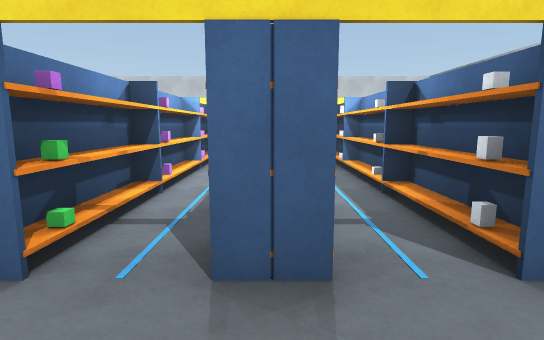
view 1 (above)

24 first-person views from a walk through a 3-D level made in the Unity game engine. The camera is 1.5 m above the floor, tilts 8° down and sees 80° across. The floor is counted in squares, 1 m on a side. Each view is taken from the middle of a square. On the plan, view 1 faces up. The plan holds only what a view shows up to about 15 squares ahead; the rest is blank. The player character is not drawn.

view 2
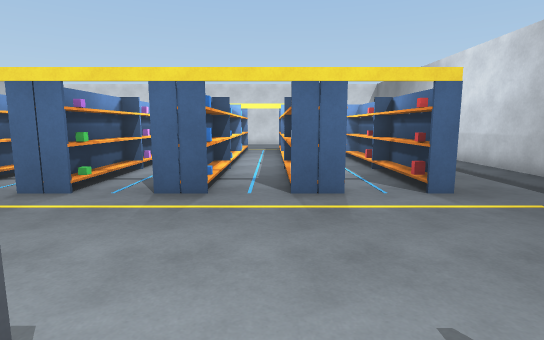

view 3
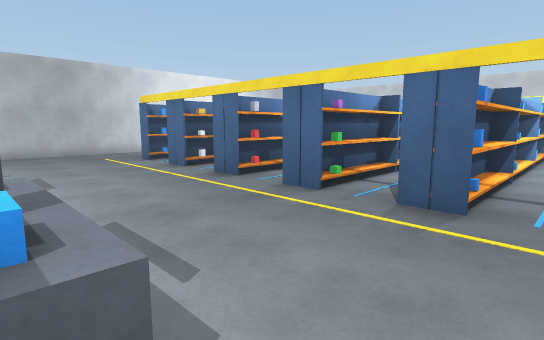

view 4
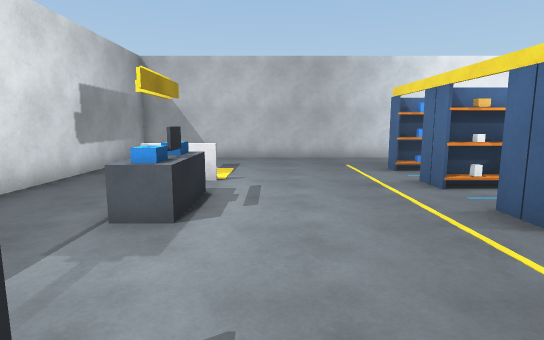

view 5
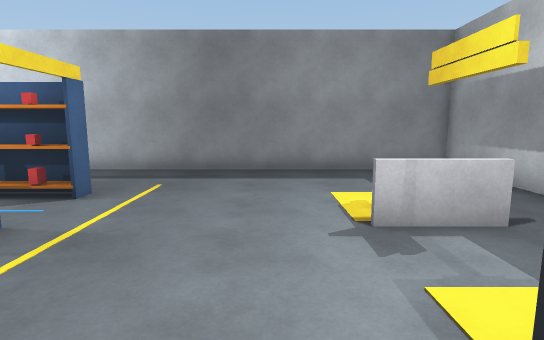

view 6
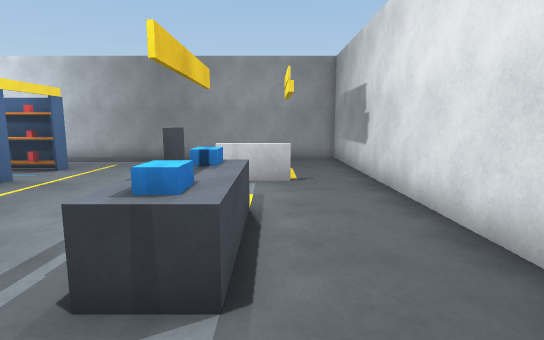

view 7
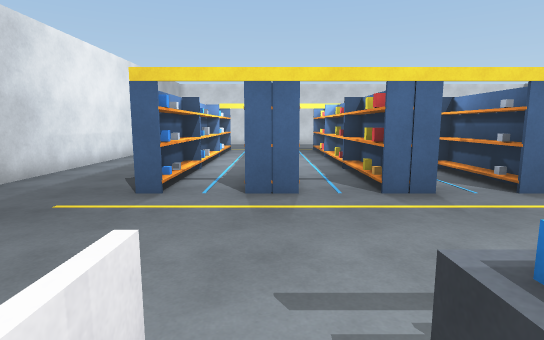

view 8
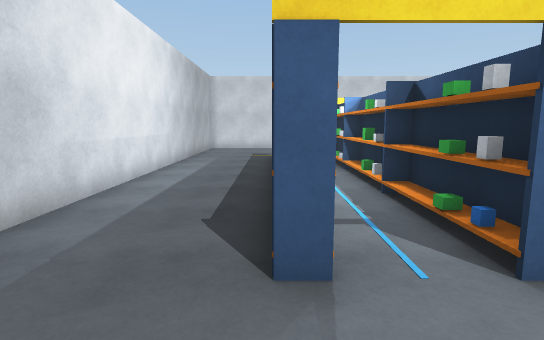

view 9
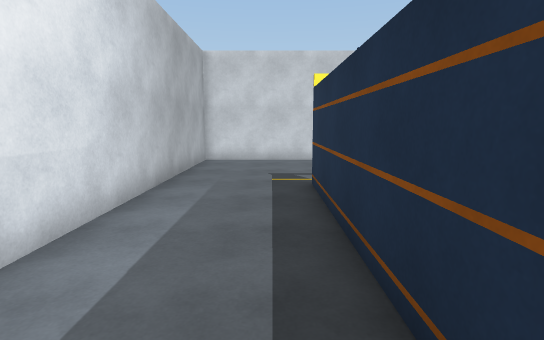

view 10
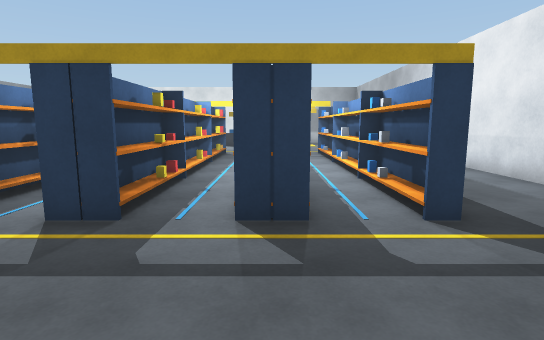

view 11
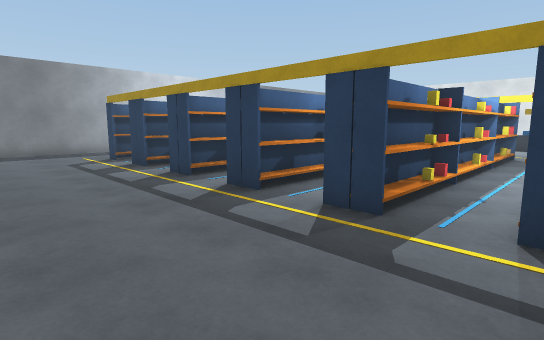

view 12
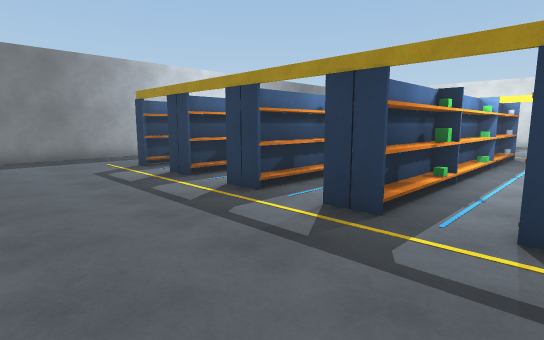

view 13
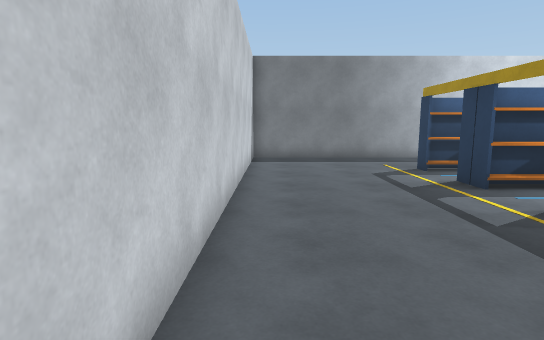

view 14
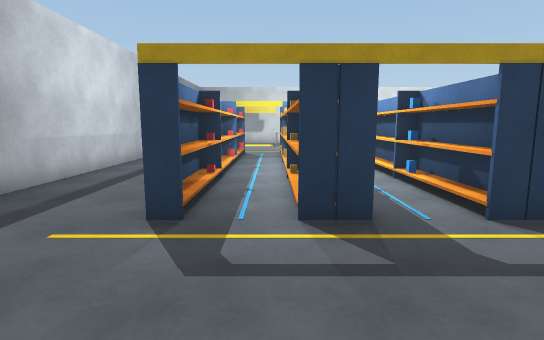

view 15
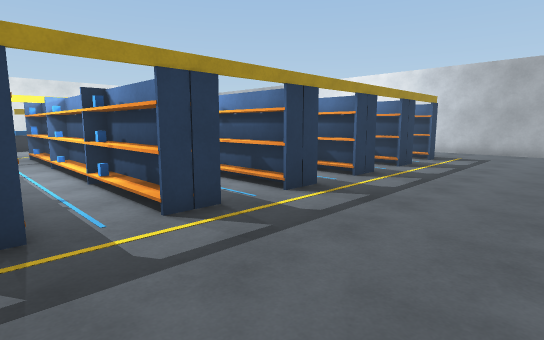

view 16
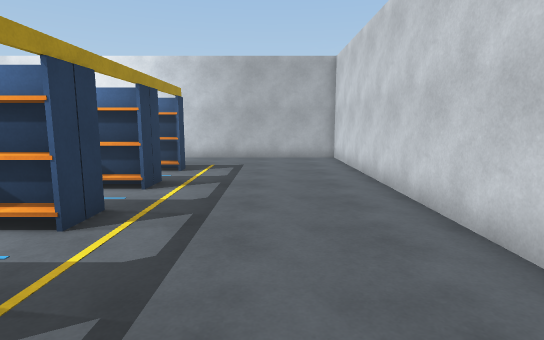

view 17
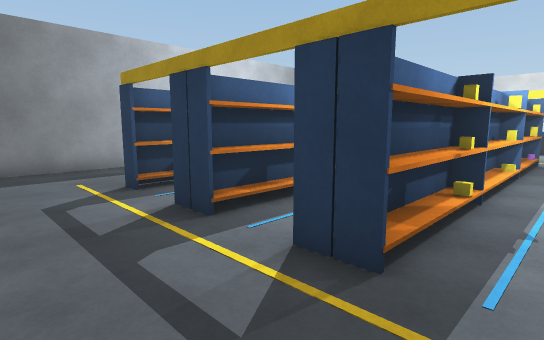

view 18
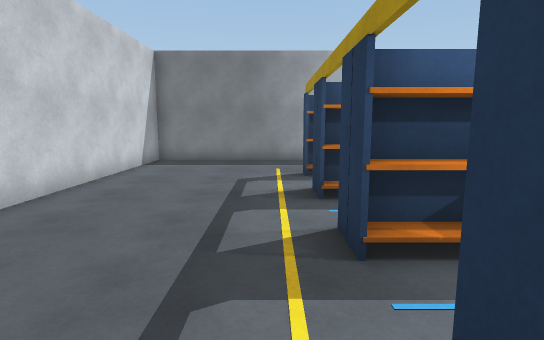

view 19
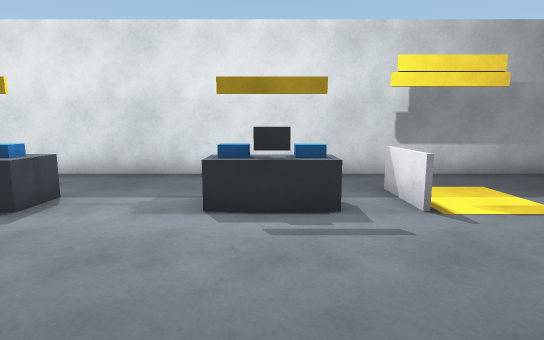

view 20
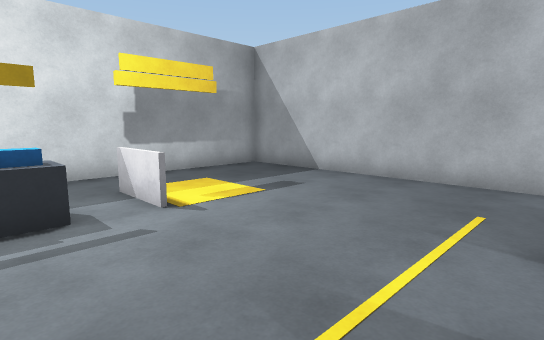

view 21
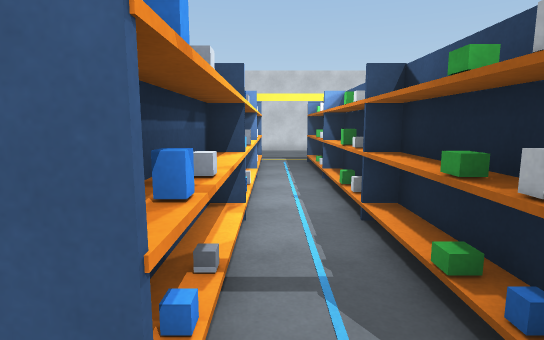

view 22
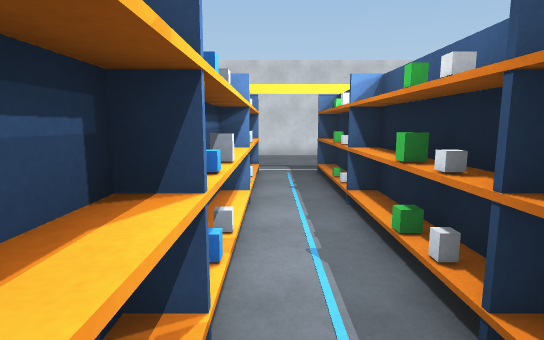

view 23
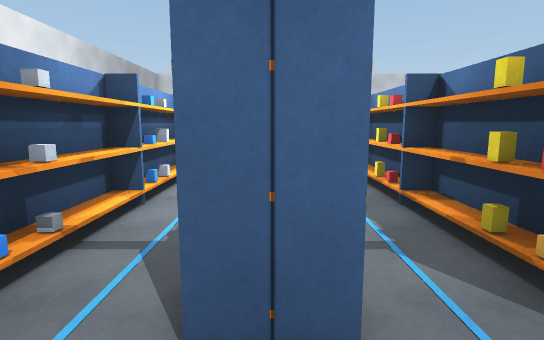

view 24
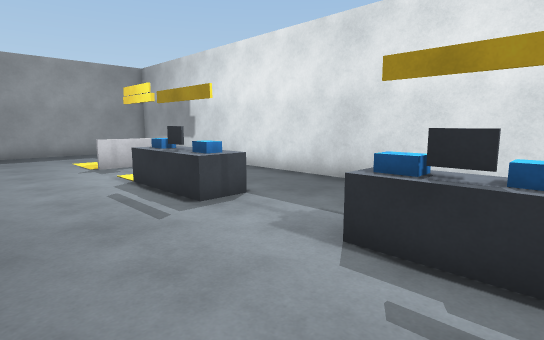

### Floor plan
Key: @ floor where view 1 was taken; # wall or solid block; . floor; O other object.
Columns run from 16 left of view 1 to 10 right of it. Each row starts with its distance up from view 1.
 21 ###########################
 20 #.........................#
 19 #.........................#
 18 #.........................#
 17 #.........................#
 16 #.........................#
 15 #...#..#..#..#..#..#..#...#
 14 #...#..#..#..#..#..#..#...#
 13 #...O..O..O..#..#..#..#...#
 12 #...O.. ..O..#..#..#..#...#
 11 #...#..#..#..#..#..#..# ..#
 10 #...#..#..#..#..#..#..# ..#
  9 #...O..O..O..#..#..#..# ..#
  8 #...O..O.. ..#..#..#..#  .#
  7 #...#..#..# .#..#..#..# ..#
  6 #...#..#..# .#..#..#..# ..#
  5 #...O..O..O..#..#..#..#...#
  4 #...O..O..O..#..#.. ..#...#
  3 #...#..#..#..#..#..#..#...#
  2 #.........................#
  1 #.........................#
  0 #...............@.........#
 -1 #.........................#
 -2 #.........................#
 -3 #.... O.OOO...OOO...O ....#
 -4 #.... O.............O   ..#
 -5 #.........................#
 -6 #.........................#
 -7 ###########################

Positions as (right, up) in squares from view 1, and headings:
1: (0, 0), facing up
2: (2, -4), facing up
3: (2, -3), facing up-left
4: (-1, -1), facing left
5: (-1, -1), facing right
6: (-5, -4), facing right
7: (-9, -4), facing up
8: (-12, 0), facing up
9: (-13, 7), facing up
10: (-9, 20), facing down
11: (-9, 20), facing down-right
12: (-6, 20), facing down-right
13: (-5, 20), facing right
14: (4, 20), facing down
15: (3, 20), facing down-left
16: (-1, 18), facing left
17: (-2, 18), facing down-right
18: (-4, 16), facing right
19: (-7, 3), facing down
20: (-7, 3), facing down-left
21: (-11, 2), facing up
22: (-11, 5), facing up
23: (-9, 1), facing up
24: (-8, 1), facing down-right
